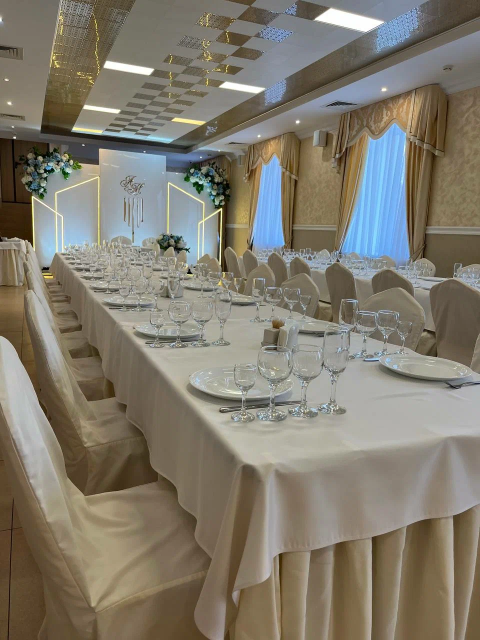
#> input picture readers-pub/assets/banquet-event-hall.webp, 960 x 1280 px (shown at 1/2 size)
$ python make-hero-crops.py ../assets/banquet-event-hall.webp
#> lines starting #> are read from the running program, lines starting #| are printed output that depends on the picture
#!/usr/bin/env python3
"""
Генератор кропов для hero-слайдов «Бар Читателей».

Из ОДНОГО исходного фото делает три версии под разные экраны:
    <имя>-desktop.webp   1920 × 1080  (16:9)  — ПК
    <имя>-tablet.webp    1536 × 2048  (3:4)   — планшет
    <имя>-mobile.webp    1080 × 1920  (9:16)  — телефон

Это и есть форматы для макетов баннеров (см. README, раздел «Баннеры»).

Использование:
    python3 tools/make-hero-crops.py фото.jpg
    python3 tools/make-hero-crops.py фото.jpg --name hero-zal
    python3 tools/make-hero-crops.py фото.jpg --focus 0.5 0.35

--focus X Y — точка фокуса кадра в долях (0..1): что должно остаться
видимым при обрезке. По умолчанию 0.5 0.5 (центр). Для фото с людьми
или вывеской в верхней части ставьте Y меньше, например 0.35.

Файлы сохраняются в assets/hero/.
"""
import argparse
import sys
from pathlib import Path

try:
    from PIL import Image
except ImportError:
    sys.exit("Нужна библиотека Pillow:  pip3 install Pillow")

# (суффикс, ширина, соотношение сторон) → 1920×1080, 1536×2048, 1080×1920
VARIANTS = [
    ("desktop", 1920, 16 / 9),
    ("tablet", 1536, 3 / 4),
    ("mobile", 1080, 9 / 16),
]

OUT_DIR = Path(__file__).resolve().parent.parent / "assets" / "hero"


def crop_to_ratio(img: Image.Image, ratio: float, fx: float, fy: float) -> Image.Image:
    """Обрезает изображение до нужного соотношения, удерживая точку фокуса.

    Кроп всегда остаётся внутри исходного кадра: если фото шире нужного
    соотношения — режем по ширине, если выше — по высоте.
    """
    w, h = img.size
    if w / h > ratio:                       # фото шире цели → режем бока
        target_h = h
        target_w = int(round(h * ratio))
    else:                                   # фото выше цели → режем верх/низ
        target_w = w
        target_h = int(round(w / ratio))

    # прямоугольник вокруг точки фокуса, прижатый к границам кадра
    left = min(max(int(round(w * fx - target_w / 2)), 0), w - target_w)
    top = min(max(int(round(h * fy - target_h / 2)), 0), h - target_h)
    return img.crop((left, top, left + target_w, top + target_h))


def main() -> None:
    p = argparse.ArgumentParser(description="Кропы hero-фото под десктоп/планшет/телефон")
    p.add_argument("source", help="исходное фото (jpg/png/webp)")
    p.add_argument("--name", help="базовое имя файлов (по умолчанию — имя исходника)")
    p.add_argument("--focus", nargs=2, type=float, default=[0.5, 0.5],
                   metavar=("X", "Y"), help="точка фокуса в долях 0..1 (по умолчанию 0.5 0.5)")
    args = p.parse_args()

    src = Path(args.source)
    if not src.exists():
        sys.exit(f"Файл не найден: {src}")

    fx, fy = args.focus
    if not (0 <= fx <= 1 and 0 <= fy <= 1):
        sys.exit("--focus принимает значения от 0 до 1")

    base = args.name or src.stem
    OUT_DIR.mkdir(parents=True, exist_ok=True)

    img = Image.open(src).convert("RGB")
#> img is the input picture: PIL image 960x1280 RGB; mean R, G, B 128.9, 123, 109.9
    print(f"Исходник: {src.name} {img.size[0]}×{img.size[1]}")
#| Исходник: banquet-event-hall.webp 960×1280

    small = []
    for suffix, width, ratio in VARIANTS:
        out = crop_to_ratio(img, ratio, fx, fy)
        if out.width > width:
            out = out.resize((width, int(round(width / ratio))), Image.LANCZOS)
        elif out.width < width * 0.75:
            small.append(f"{suffix} ({out.width}px вместо {width}px)")
        path = OUT_DIR / f"{base}-{suffix}.webp"
        out.save(path, "WEBP", quality=82, method=6)
        print(f"  → {path.relative_to(OUT_DIR.parent.parent)}  {out.width}×{out.height}  "
              f"{path.stat().st_size // 1024} КБ")
#> this loop made 3 passes
#> pass 1, in main, `out = crop_to_ratio(img, ratio, fx, fy)`:
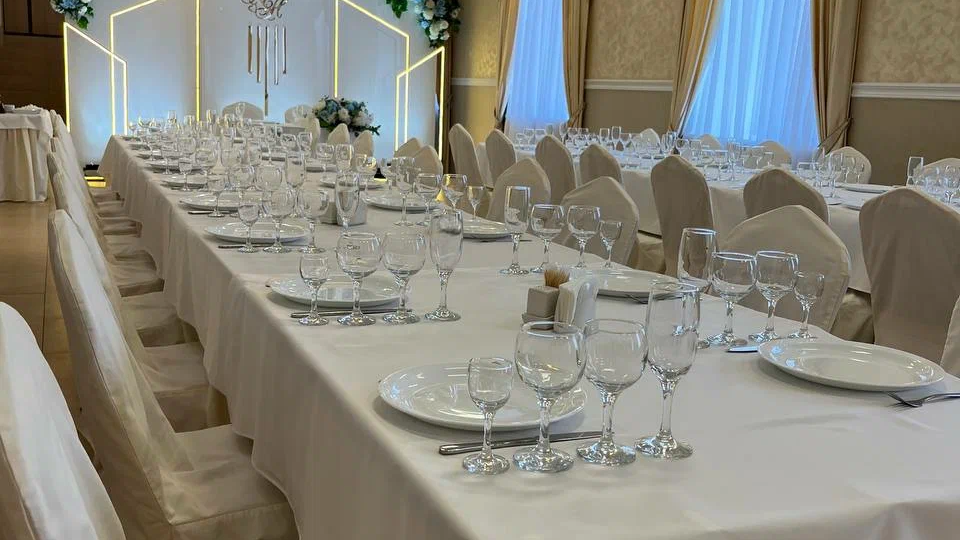
#> out: PIL image 960x540 RGB; mean R, G, B 137.5, 135.8, 125.9
#> pass 3, in main, `out = crop_to_ratio(img, ratio, fx, fy)`:
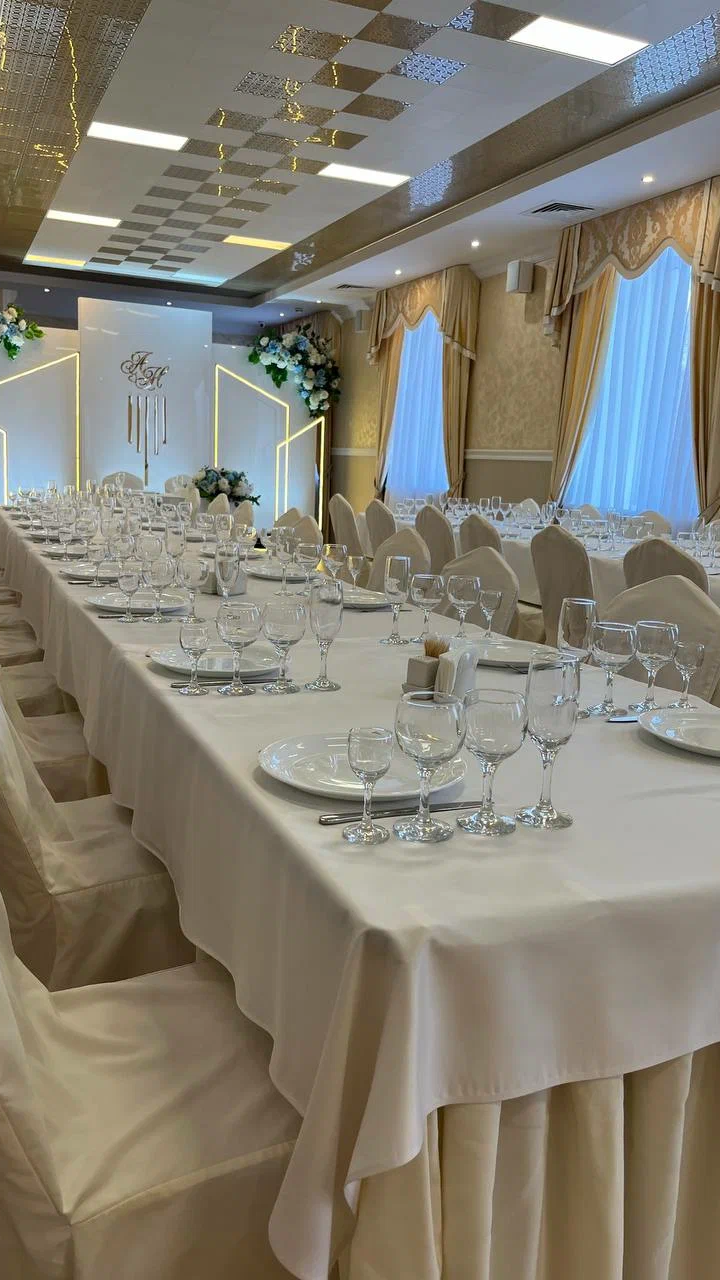
#> out: PIL image 720x1280 RGB; mean R, G, B 131.7, 127.2, 115.2
#> after the loop, small = ['desktop (960px вместо 1920px)', 'tablet (960px вместо 1536px)', 'mobile (720px вместо 1080px)']

    if small:
        print("\n⚠️  Исходник маловат, кропы вышли меньше рекомендованных: "
              + ", ".join(small)
              + "\n   Для чёткости на экранах Retina берите фото от 3000px по длинной стороне.")
#| ⚠️  Исходник маловат, кропы вышли меньше рекомендованных: desktop (960px вместо 1920px), tablet (960px вместо 1536px), mobile (720px вместо 1080px)
#|    Для чёткости на экранах Retina берите фото от 3000px по длинной стороне.

    print("\nГотово. Подключите в index.html как слайд hero (см. data-photo).")


if __name__ == "__main__":
    main()

$ run again, on readers-pub/assets/hero-main.webp
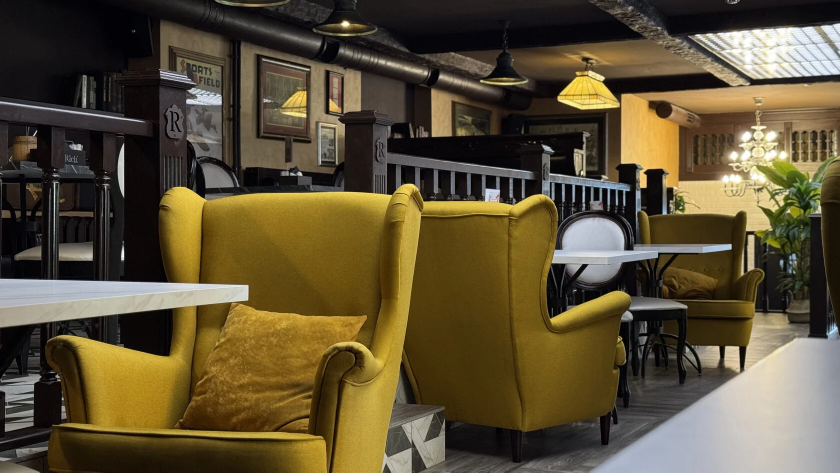
#> input picture readers-pub/assets/hero-main.webp, 1680 x 945 px (shown at 1/2 size)
#> in main, img is the input picture: PIL image 1680x945 RGB; mean R, G, B 92.5, 80.3, 53.7
#| Исходник: hero-main.webp 1680×945
#> the loop in main, `for suffix, width, ratio in VARIANTS:` made 3 passes
#> pass 2, in main, `out = crop_to_ratio(img, ratio, fx, fy)`:
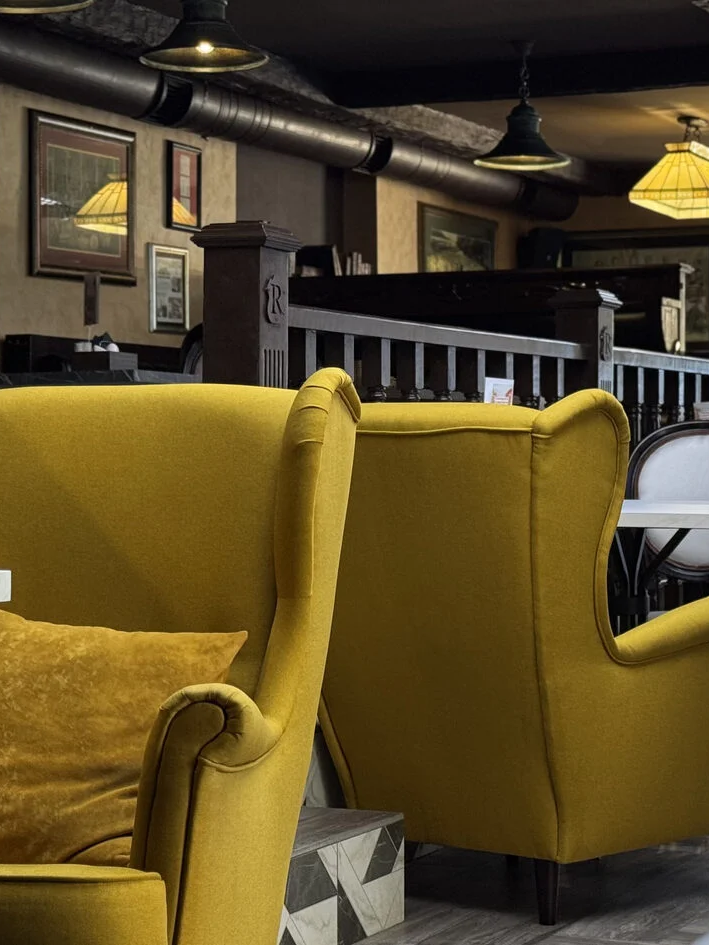
#> out: PIL image 709x945 RGB; mean R, G, B 89.6, 73.9, 38.3
#> pass 3, in main, `out = crop_to_ratio(img, ratio, fx, fy)`:
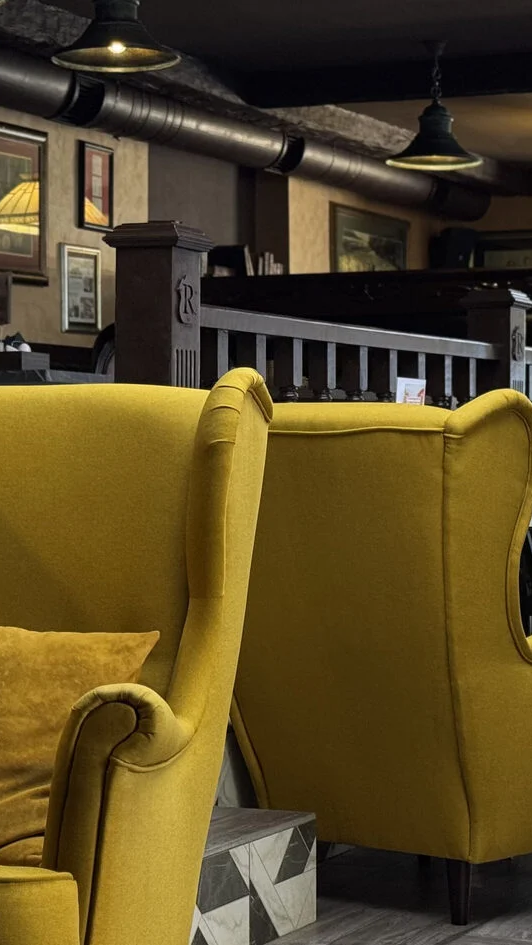
#> out: PIL image 532x945 RGB; mean R, G, B 88, 72, 35.8
#> after the loop in main, `for suffix, width, ratio in VARIANTS:`: small = ['tablet (709px вместо 1536px)', 'mobile (532px вместо 1080px)']
#| ⚠️  Исходник маловат, кропы вышли меньше рекомендованных: tablet (709px вместо 1536px), mobile (532px вместо 1080px)
#|    Для чёткости на экранах Retina берите фото от 3000px по длинной стороне.

$ run again, on readers-pub/assets/sections-bg.webp
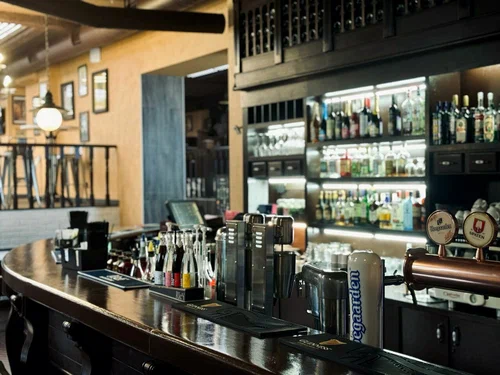
#> input picture readers-pub/assets/sections-bg.webp, 500 x 375 px
#> in main, img is the input picture: PIL image 500x375 RGB; mean R, G, B 92.9, 89.3, 75.6
#| Исходник: sections-bg.webp 500×375
#> the loop in main, `for suffix, width, ratio in VARIANTS:` made 3 passes
#> pass 1, in main, `out = crop_to_ratio(img, ratio, fx, fy)`:
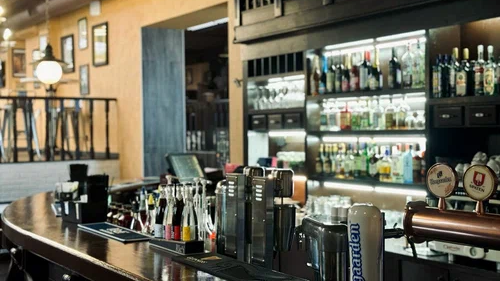
#> out: PIL image 500x281 RGB; mean R, G, B 108.3, 105.2, 89.9
#> pass 3, in main, `out = crop_to_ratio(img, ratio, fx, fy)`:
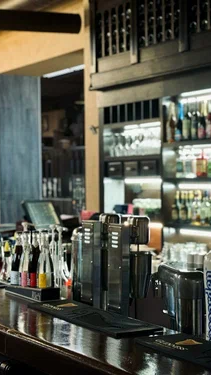
#> out: PIL image 211x375 RGB; mean R, G, B 88.3, 88.5, 76.7
#> after the loop in main, `for suffix, width, ratio in VARIANTS:`: small = ['desktop (500px вместо 1920px)', 'tablet (281px вместо 1536px)', 'mobile (211px вместо 1080px)']
#| ⚠️  Исходник маловат, кропы вышли меньше рекомендованных: desktop (500px вместо 1920px), tablet (281px вместо 1536px), mobile (211px вместо 1080px)
#|    Для чёткости на экранах Retina берите фото от 3000px по длинной стороне.
